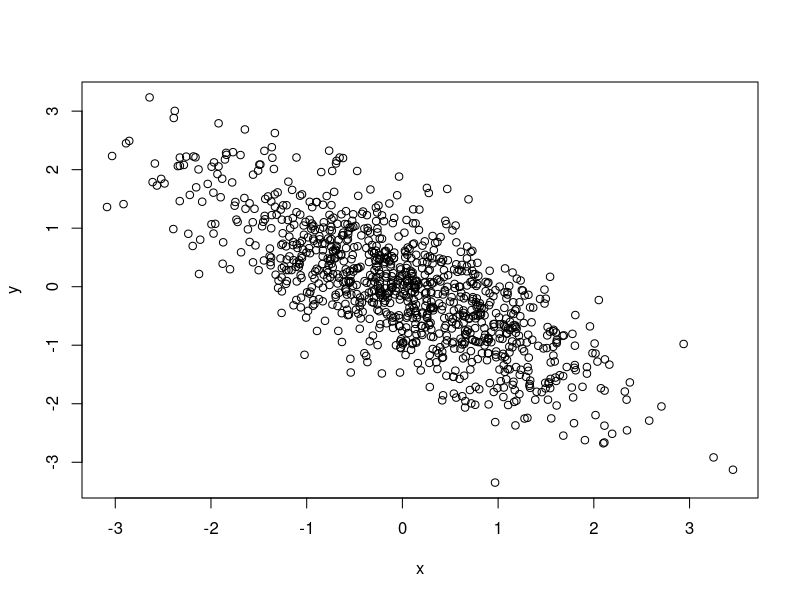
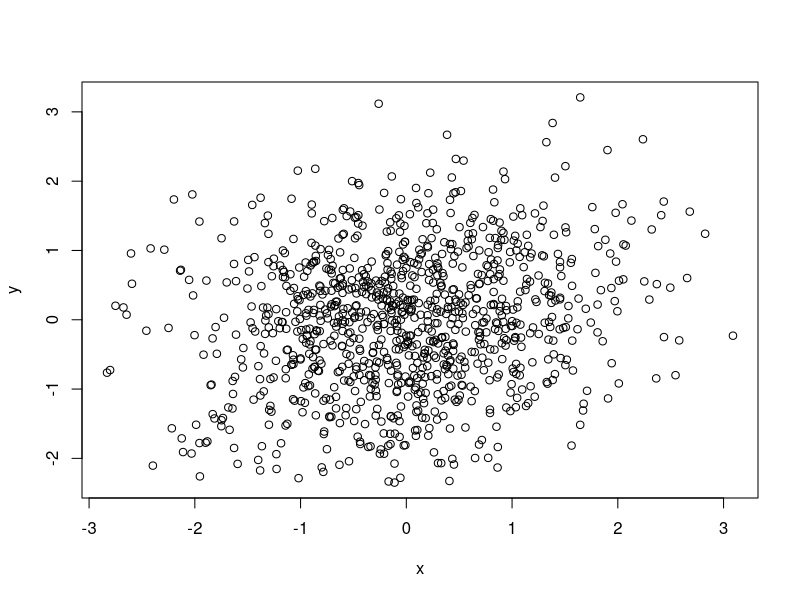
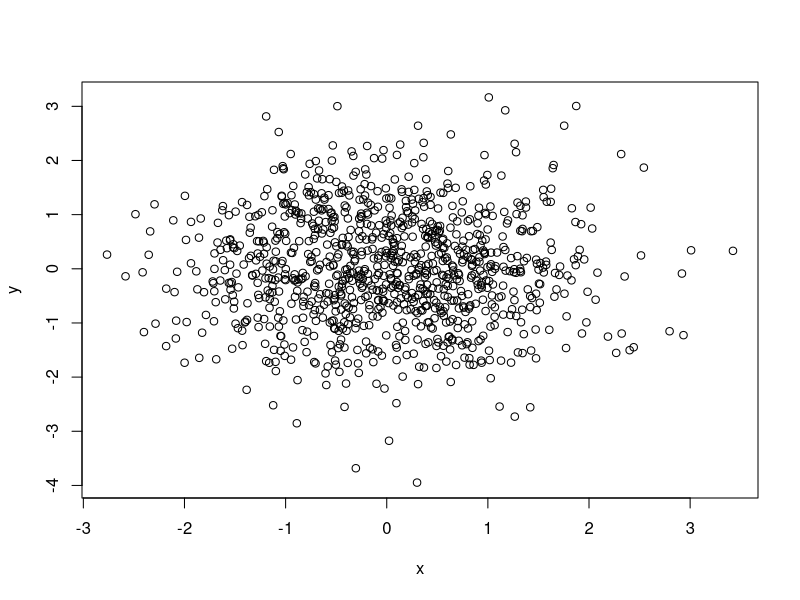

Write the R code that produced these figures, in order.
## ---- chunk 1
library(mvtnorm)
data_ii = rmvnorm(1000, mean = c(0,0), sigma = matrix(c(1,-0.75,-0.75,1),nrow = 2))
plot(data_ii[,1],data_ii[,2],xlab = "x",ylab = "y")
## ---- chunk 2
library(mvtnorm)
data_ii = rmvnorm(1000, mean = c(0,0), sigma = matrix(c(1,0.2,0.2,1),nrow = 2))
plot(data_ii[,1],data_ii[,2],xlab = "x",ylab = "y")
## ---- chunk 3
library(mvtnorm)
data_ii = rmvnorm(1000, mean = c(0,0), sigma = matrix(c(1,0,0,1),nrow = 2))
plot(data_ii[,1],data_ii[,2],xlab = "x",ylab = "y")
